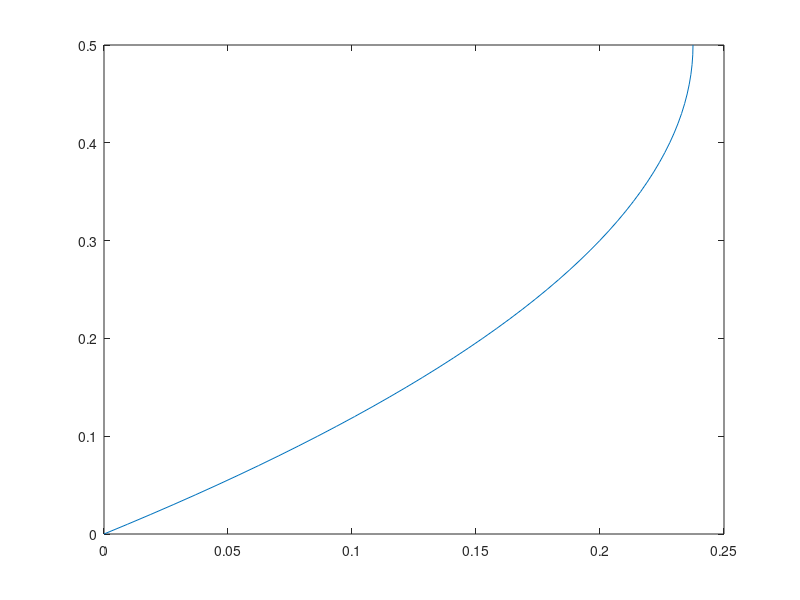

Reproduce this figure in MATLAB.
clear; clc; close all;

g = 9.81; % m/s
gx = g*sind(20.0);

h = 1;

mu = 8.9*10^-4;
rho = 999;
nu = mu/rho;

umax = 1.0;

%t = 0 : 0.01 : 1.0;
%t = 1000;

y = 0 : 0.01 : h;

yhat = y/h;
ghat = gx*h^2/nu/umax;
%that = t*nu/h^2;
that = 0.2365;
t = that*h^2/nu;
n_terms = 10;

uhat = zeros(length(y),1);

%U = g/2(y-y^2)+SUM2g/(n.pi)^3 (cos(n.pi)-1)sing(n.pi.y)exp(-n.pi)^2.t
term = zeros(length(y),n_terms);

for i = 1 : length(y)
    for n = 1 : n_terms
        
        term(i,n) = 2*ghat/(n*pi)^3*(cos(n*pi)-1)*sin(n*pi*yhat(i))*exp(-n^2*pi^2*that);
        
    end
    
    uhat(i) = ghat*(yhat(i)-yhat(i)^2) + sum(term(i,:));
    
end

plot(uhat(1:51)/ghat,y(1:51));
    